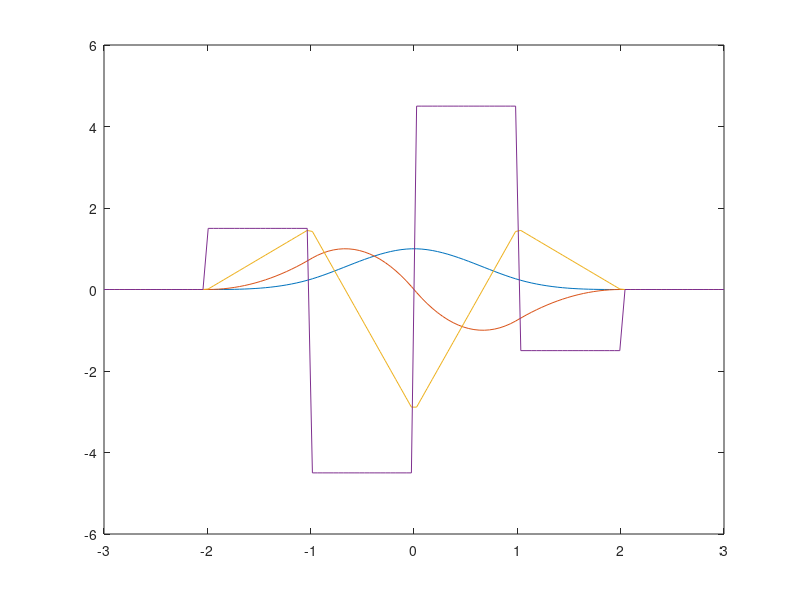

MATLAB code to generate this figure:

global dx = 1;

function y = basis (x)
	y = 0;
	global dx;
	x = x / dx;
	if (abs(x) < 2)
		if (x < 0)
			y = 0.25 * (2 + x)^3;
		else
			y = 0.25 * (2 - x)^3;
		endif
		if (abs(x) < 1)
			if (x < 0)
				y = y - (1 + x)^3;
			else
				y = y - (1 - x)^3;
			endif
		endif
	endif
endfunction

function y = dbasis (x)
	y = 0;
	global dx;
	x = x / dx;
	if (abs(x) < 2)
		if (x < 0)
			y = 3* 0.25 * (2 + x)^2;
		else
			y = -3 * 0.25 * (2 - x)^2;
		endif
		if (abs(x) < 1)
			if (x < 0)
				y = y - 3 * (1 + x)^2;
			else
				y = y + 3 * (1 - x)^2;
			endif
		endif
	endif

#	# If x == 0, sign(x) is zero, which is ok
#	if (abs(x) <= 2) 
#		y = - sign(x) * 3 * 0.25 * (2 - abs(x))^2;
#	endif
#	if (abs(x) <= 1)
#		y = y + sign(x) * 3 * (1 - abs(x))^2;
#	endif
endfunction

function y = ddbasis (x)
	y = 0;
	global dx;
	x = x / dx;
	if (abs(x) < 2)
		if (x < 0)
			y = 6 * 0.25 * (2 + x);
		else
			y = 6 * 0.25 * (2 - x);
		endif
		if (abs(x) < 1)
			if (x < 0)
				y = y - 6 * (1 + x);
			else
				y = y - 6 * (1 - x);
			endif
		endif
	endif
endfunction

function y = dddbasis (x)
	y = 0;
	global dx;
	x = x / dx;
	if (abs(x) < 2)
		if (x < 0)
			y = 6 * 0.25;
		else
			y = -6 * 0.25;
		endif
		if (abs(x) < 1)
			if (x < 0)
				y = y - 6;
			else
				y = y + 6;
			endif
		endif
	endif
endfunction


# m is the distance between the two dbasis functions
function y = qm (x, m)
	y = dddbasis(x) * dddbasis(x - m);
endfunction

function y = q0 (x)
	y = qm (x, 0);
endfunction

function y = q1 (x)
	y = qm (x, 1);
endfunction

function y = q2 (x)
	y = qm (x, 2);
endfunction

function y = q3 (x)
	y = qm (x, 3);
endfunction

x0 = -3 * dx;
xm = 3 * dx;
x = ( linspace (x0,xm,((xm-x0)/0.05)) );
#x = (-3:0.05:3);

for i = [ 1 : columns(x) ]
y(i) = basis(x(i));
dy(i) = dbasis(x(i));
ddy(i) = ddbasis(x(i));
dddy(i) = dddbasis(x(i));
dy2(1,i) = qm(x(i), 0);
dy2(2,i) = qm(x(i), 1);
dy2(3,i) = qm(x(i), 2);
dy2(4,i) = qm(x(i), 3);
endfor

plot (x,y,x,dy,x,ddy,x,dddy);
#(1,:),x,dy2(2,:),x,dy2(3,:),x,dy2(4,:));

printf ("dx = %f\n", dx);

printf ("For derivative constraint, where the row is the distance,\n");
printf ("and column is the X range, -2:-1, -1:0, 0:1, 1:2.\n");

#part(4,4);
for m = [ 1 : 4 ]
	x = m - 3;
	part(1,m) = quad("q0", x, x+1);
	part(2,m) = quad("q1", x, x+1);
	part(3,m) = quad("q2", x, x+1);
	part(4,m) = quad("q3", x, x+1);
endfor

part

#printf ("Integral of y(x): %f\n", quad("basis", x0, xm));
#printf ("Integral of dy(x): %f\n", quad("dbasis", x0, xm));
#printf ("Integral of q0(x): %f\n", quad("q0", x0, xm));
#printf ("Integral of q1(x): %f\n", quad("q1", x0, xm));
#printf ("Integral of q2(x): %f\n", quad("q2", x0, xm));
#printf ("Integral of q3(x): %f\n", quad("q3", x0, xm));


